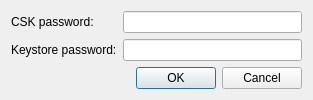
<?xml version="1.0" encoding="UTF-8"?>
<ui version="4.0">
 <class>Qnx::Internal::BlackBerrySigningPasswordsDialog</class>
 <widget class="QDialog" name="Qnx::Internal::BlackBerrySigningPasswordsDialog">
  <property name="geometry">
   <rect>
    <x>0</x>
    <y>0</y>
    <width>313</width>
    <height>89</height>
   </rect>
  </property>
  <property name="windowTitle">
   <string>Package signing passwords</string>
  </property>
  <layout class="QVBoxLayout" name="verticalLayout">
   <item>
    <layout class="QFormLayout" name="formLayout">
     <item row="0" column="0">
      <widget class="QLabel" name="label">
       <property name="text">
        <string>CSK password:</string>
       </property>
      </widget>
     </item>
     <item row="0" column="1">
      <widget class="QLineEdit" name="cskPassword">
       <property name="echoMode">
        <enum>QLineEdit::Password</enum>
       </property>
      </widget>
     </item>
     <item row="1" column="0">
      <widget class="QLabel" name="label_2">
       <property name="text">
        <string>Keystore password:</string>
       </property>
      </widget>
     </item>
     <item row="1" column="1">
      <widget class="QLineEdit" name="storePassword">
       <property name="echoMode">
        <enum>QLineEdit::Password</enum>
       </property>
      </widget>
     </item>
    </layout>
   </item>
   <item>
    <widget class="QDialogButtonBox" name="buttonBox">
     <property name="orientation">
      <enum>Qt::Horizontal</enum>
     </property>
     <property name="standardButtons">
      <set>QDialogButtonBox::Cancel|QDialogButtonBox::Ok</set>
     </property>
    </widget>
   </item>
  </layout>
 </widget>
 <resources/>
 <connections>
  <connection>
   <sender>buttonBox</sender>
   <signal>accepted()</signal>
   <receiver>Qnx::Internal::BlackBerrySigningPasswordsDialog</receiver>
   <slot>accept()</slot>
   <hints>
    <hint type="sourcelabel">
     <x>248</x>
     <y>254</y>
    </hint>
    <hint type="destinationlabel">
     <x>157</x>
     <y>274</y>
    </hint>
   </hints>
  </connection>
  <connection>
   <sender>buttonBox</sender>
   <signal>rejected()</signal>
   <receiver>Qnx::Internal::BlackBerrySigningPasswordsDialog</receiver>
   <slot>reject()</slot>
   <hints>
    <hint type="sourcelabel">
     <x>316</x>
     <y>260</y>
    </hint>
    <hint type="destinationlabel">
     <x>286</x>
     <y>274</y>
    </hint>
   </hints>
  </connection>
 </connections>
</ui>
